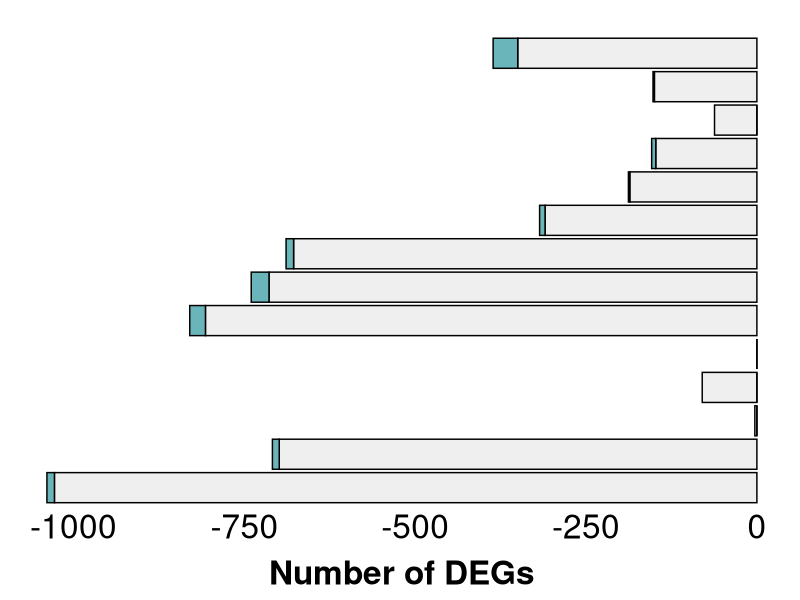

Source code (R): (Note: this script raises an error after producing the figure.)
# FINAL DEG quantification stacked bar graph 

library(ggplot2)

# Y values : 
DEGs <- c(1028, 11, # monocytes
          699, 10, # neutrophils
          # 1209, 13, # myeloid 
          3, 0,   # DCs
          80, 0, # myeloid dericed dendritic cells
          0, 0, # pDCs
          
          # 297, 51, # dendritic cells 
          
          # 12, 0, 0, # platelets 
          
          807, 23, # T helper
          714, 26, # naive CD4
          678, 11, # naive cd8
          310, 8, # NKT
          186, 2, # cyto CD8
          148, 6, # T regs 
          62, 0, # Tcm
          150, 2, # NK
          # 935, 33, # overall T 
          
          350, 36 # B
)

# x groups : 
CellTypes <- c(rep("monocytes", 2), 
               rep("neutrophils", 2),
               # rep("myeloid", 2),
               rep("DCs", 2),
               rep("mDCs", 2),
               rep("pDCs", 2),
               
               # rep("platelets", 3),
               
               rep("T helper", 2),
               rep("naive CD4+ T", 2),
               rep("naive CD8+ T", 2),
               rep("cytotoxic T", 2),
               rep("natural killer T", 2),
               rep("T regulatory", 2),
               rep("T central memory", 2),
               rep("natural killer", 2),
               # rep("all_T", 2),
               
               rep("B", 2))
# stacks : 
Treatment <- rep(c("alpha","lambda"), 14)

# create data frame :  
grouped <- data.frame(Treatment, CellTypes, DEGs)

# Modify the order of CellTypes as a factor: (prevents alphabetically losing NB information)
grouped$CellTypes <- factor(grouped$CellTypes, levels = c(
  "monocytes", "neutrophils", "DCs","mDCs","pDCs",
  "T helper","naive CD4+ T","naive CD8+ T","cytotoxic T","natural killer T","T regulatory","T central memory","natural killer",
  "B"))
grouped$Treatment <- factor(grouped$Treatment, levels = c("alpha", "common", "lambda"))

colours <- c("#efefef","#6ab5ba")


# Plot : 
verticalDEGs <- ggplot(
  grouped,
  aes(fill = rev(Treatment), y = CellTypes, x = -DEGs)) +  # Reverse x-axis and fill order
  geom_bar(color = NA, position = "stack", stat = "identity") +
  theme_minimal() +
  scale_fill_manual(values = rev(colours)) +  # Reverse fill colors
  labs(title = "", x = "Number of DEGs", y = "") +
  theme(
    axis.text.x = element_text(size = 16, colour = "black"),
    axis.text.y = element_blank(),  # Remove y-axis labels
    axis.title.x =  element_text(size = 16, face = "bold", colour = "black", margin = margin(t = 10)),
    axis.title.y =  element_blank(),
    legend.title = element_blank(),
    legend.text = element_blank(),
    #legend.text = element_text(size = 18, colour = "black"),
    panel.grid.major = element_blank(), # Remove major grid lines
    panel.grid.minor = element_blank()  # Remove minor grid lines
  ) + 
  guides(fill = "none") 

verticalDEGs <- ggplot(
  grouped,
  aes(fill = rev(Treatment), y = CellTypes, x = -DEGs)) +  # Reverse x-axis and fill order
  geom_bar(color = "black", position = "stack", stat = "identity", size = 0.5) +  # Set size for the outline
  theme_minimal() +
  scale_fill_manual(values = rev(colours)) +  # Reverse fill colors
  labs(title = "", x = "Number of DEGs", y = "") +
  theme(
    axis.text.x = element_text(size = 24, colour = "black"),
    axis.text.y = element_blank(),  # Remove y-axis labels
    axis.title.x =  element_text(size = 24, face = "bold", colour = "black", margin = margin(t = 10)),
    axis.title.y =  element_blank(),
    legend.title = element_blank(),
    legend.text = element_blank(),
    #legend.text = element_text(size = 18, colour = "black"),
    panel.grid.major = element_blank(), # Remove major grid lines
    panel.grid.minor = element_blank()  # Remove minor grid lines
  ) + 
  guides(fill = "none")




##### Stacked Bar graph for GO terms #####

# Y values : 
Goterms <- c(766, 7, # monocytes
             598, 69, # neutrophils
             # 1209, 13, # myeloid 
             53, 0,   # DCs
             125, 0, # myeloid dericed dendritic cells
             0, 0, # pDCs
             
             # 297, 51, # dendritic cells 
             
             #11, 0, 0, # platelets 
             
             493, 3, # T cells
             406, 9, # CD4h
             416, 4, # naive cd8
             282, 1, # NKT
             190, 1, # cyto CD8
             203, 13, # T regs 
             129, 0, # CD4
             207, 1, # NK
             # 935, 33, # overall T 
             
             339, 80 # B
)

# x groups : 
# x groups : 
CellTypes <- c(rep("monocytes", 2), 
               rep("neutrophils", 2),
               # rep("myeloid", 2),
               rep("DCs", 2),
               rep("mDCs", 2),
               rep("pDCs", 2),
               
               # rep("platelets", 3),
               
               rep("T helper", 2),
               rep("naive CD4+ T", 2),
               rep("naive CD8+ T", 2),
               rep("cytotoxic T", 2),
               rep("NKT", 2),
               rep("Tregs", 2),
               rep("Tcm", 2),
               rep("NK", 2),
               # rep("all_T", 2),
               
               rep("B", 2))
# stacks : 
Treatment <- rep(c("alpha", "lambda"), 14)

# create data frame :  
grouped <- data.frame(Treatment, CellTypes, Goterms)

# Reorder the data frame based on DEGs within each CellTypes group
grouped <- grouped %>% arrange(CellTypes, Treatment, -Goterms)


# Modify the order of CellTypes as a factor: (prevents alphabetically losing NB information)
grouped$rownames <- factor(grouped$CellTypes, levels = c(
  "monocytes", "neutrophils", "DCs","mDCs","pDCs", #"platelets",
  "T helper","naive CD4+ T","naive CD8+ T","cytotoxic T","NKT","Tregs","Tcm","NK",
  "B"))

colours <- c("#efefef","#6ab5ba")


# Plot : 
verticalGO <- ggplot(
  grouped,
  aes(fill = rev(Treatment), y = CellTypes, x = Goterms)) +
  geom_bar(color = "black", position = "stack", stat = "identity", size = 0.5) +  # Set size for the outline
  theme_minimal() +
  scale_fill_manual(values = rev(colours)) +
  # number of enriched GO terms 
  labs(title = "", x = "Number of enriched GO terms", y = "", fill = "IFN treatment") +
  theme(
    axis.text.x = element_text(size = 24, colour = "black"),
    axis.text.y = element_text(size = 26, colour = "black", hjust = 0.5),  # Center-align y-axis text
    axis.title.x =  element_text(size = 24, face = "bold", colour = "black", margin = margin(t = 10)),
    axis.title.y =  element_blank(),
    legend.title = element_text(size = 24, face = "bold", colour= "black", margin = margin(t = -50)),
    legend.text = element_text(size = 24, colour= "black"),
    panel.grid.major = element_blank(), # Remove major grid lines
    panel.grid.minor = element_blank()  # Remove minor grid lines
  )

##### Stacked bar graph together #####
verticalDEGs | verticalGO 

